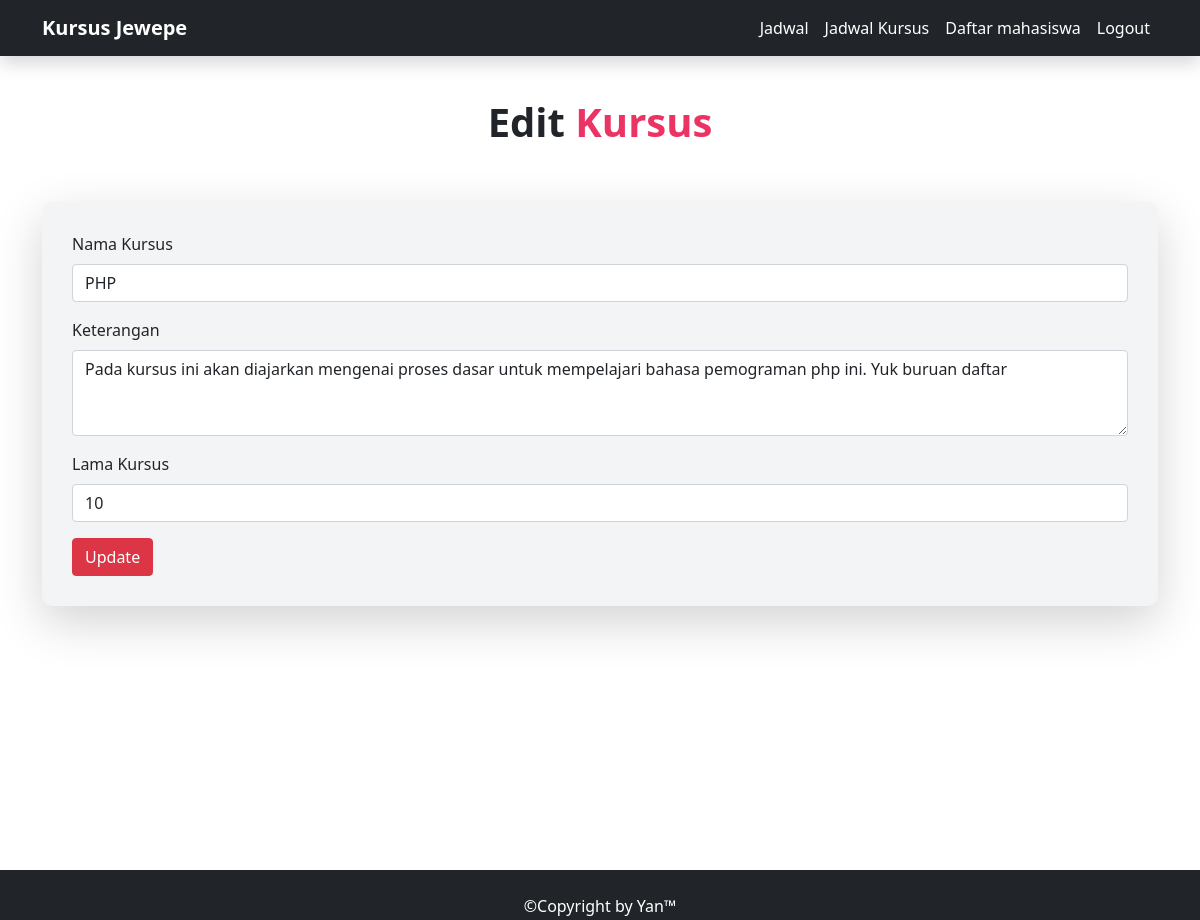
/admin/edit_kursus.php?id=6 (signed in), run on the app's committed database.
### tables this page shows
CREATE TABLE `kursus` (
  `id` int(11) NOT NULL,
  `namakursus` varchar(40) NOT NULL,
  `keterangan` varchar(300) NOT NULL,
  `lama` int(20) NOT NULL
);

### admin/edit_kursus.php (the view, shortened to what this page needs)
<?php
require "config.php";
?>
<?php
$id = $_GET['id'];
$result = mysqli_query($conn, "SELECT * FROM kursus WHERE id=$id");
while($user_data = mysqli_fetch_array($result))
{
    $nama = $user_data['namakursus'];
    $ket = $user_data['keterangan'];
    $lama = $user_data['lama'];
}
?>
<!doctype html>
<html lang="en">
  <head>
    <link href="https://cdn.jsdelivr.net/npm/bootstrap@5.0.1/dist/css/bootstrap.min.css" rel="stylesheet">
    <link rel="stylesheet" href="https://cdn.jsdelivr.net/npm/bootstrap-icons@1.5.0/font/bootstrap-icons.css">
  </head>
  <body>
    <header>
        <nav class="navbar navbar-expand-lg navbar-dark bg-dark shadow fixed-top">
        <div class="container">
            <a class="navbar-brand fw-bold" href="#">Kursus Jewepe</a>
            <div class="collapse navbar-collapse" id="navbarNav">
            <ul class="navbar-nav ms-auto">
            <li class="nav-item">
                <a class="nav-link active" aria-current="page" href="jadwal_kursus.php">Jadwal</a>
                </li>
                <li class="nav-item">
                <a class="nav-link active" aria-current="page" href="data_kursus.php">Jadwal Kursus</a>
                </li>
                <li class="nav-item">
                <a class="nav-link active" aria-current="page" href="index.php">Daftar mahasiswa</a>
                </li>
                <li class="nav-item">
                <a class="nav-link active" aria-current="page" href="logout.php">Logout</a>
                </li>
            </ul>
            </div>
        </div>
        </nav>
    </header>
    <div class="container mt-5">
      <div class="row">
        <div class="col-sm text-center">
          <h1 style="margin-top: 50px; font-weight: bold;">Edit <span style="color: #eb3464;">Kursus</span></h1>
        </div>
      </div>
    </div>
    <div class="container mt-5">
                <form action="" method="post" class="shadow-lg" style="background-color: #f3f4f5; padding: 30px; border-radius: 10px;">
                    <div class="mb-3">
                      <label for="nama" class="form-label">Nama Kursus</label>
                      <input type="text" name="nama" class="form-control" id="nama" required value=<?php echo $nama;?>>
                    </div>
                    <div class="mb-3">
                      <label for="keterangan" class="form-label">Keterangan</label>
                      <textarea class="form-control" id="keterangan" name="keterangan" rows="3" required><?php echo $ket;?></textarea>
                    </div>
                    <div class="mb-3">
                      <label for="lama" class="form-label">Lama Kursus</label>
                      <input type="text" name="lama" class="form-control" id="lama" required value=<?php echo $lama;?>>
                    </div>
                    <input type="submit" name="update" class="btn btn-danger" value="Update">
                </form>
    </div>
    <br>
    <br>
    <footer >
        <div class="container-fluid" style="  position: absolute;
  bottom: 0;
  width: 100%;
  height: 50px;" >
            <div class="row">
                <div class="col-sm bg-dark p-3">
                    <p class="text-center text-white pt-2">©Copyright by Yan™</p>
                </div>
            </div>
        </div>
    </footer>
  </body>
</html>

### data on the page
kursus: nama "PHP", keterangan "Pada kursus ini akan diajarkan mengenai proses dasar untuk mempelajari bahasa pemograman php ini. Yuk buruan daftar", lama "10"
